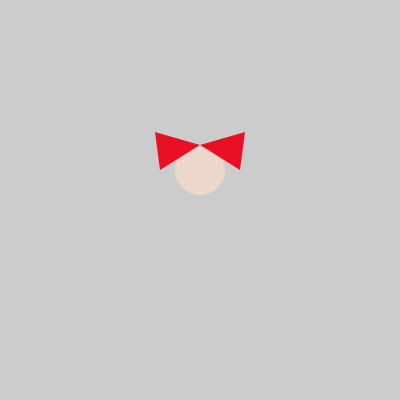
Frame 1 (no input)
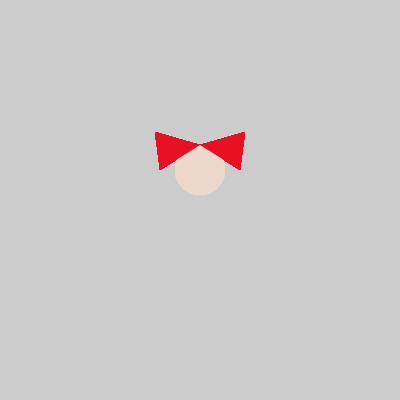
Frame 60 (the mouse pressed at the canvas centre just before this capture)
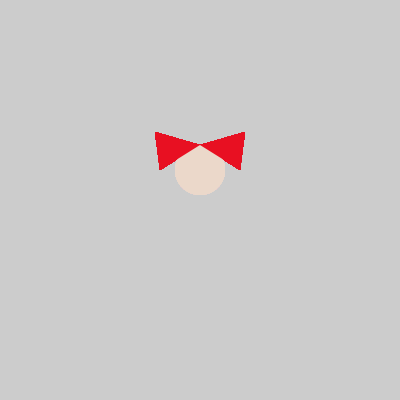
Frame 120 (the mouse held since frame 60 and released just before this capture)

The Processing sketch that drew these frames (run headless with seeded random() and noise(); from frame 60 on, the mouse is pressed at the canvas centre):

// Processing sketch: ElainaRamsay_ReimuFumo_W8
// ── ElainaRamsay_ReimuFumo_W8.pde
int selectedSize;
// int numOfReimu; // way to count how many spawned in 
Reimu reimu;


void setup(){
  size(400,400);
  selectedSize = 50;
  reimu = new Reimu(width/2, height/2, selectedSize);
}

void draw(){
  //showSelectedSize();
  reimu.display();
}

void showSelectedSize(){
  background(255);
  fill(0);
  textSize(20);
  text("Size: " + selectedSize, width-80,20);
}

void keyPressed() {
  if (key == 'e') {
    selectedSize +=1;
  } else if (key == 'E') {
    selectedSize +=10;
  } else if (key == 'q') {
    selectedSize -=1;
  } else if (key == 'Q') {
    selectedSize -=10;
  }
  if (selectedSize < 1){
    selectedSize = 1;
  }
  
  // add Upper bound?
  
}

// ── Reimu.pde
class Reimu {
  float centreX;
  float centreY;
  float size;
  color colourScheme;
  
  
  Reimu(float initX, float initY, float initSize){
    centreX = initX;
    centreY = initY;
    size = initSize;
    
    int colourChoice = int(random(0,2));
    if (colourChoice == 1) {
      colourScheme = #E81022; // red
    } else {
      colourScheme = #1C1AFF; // blue
    }
    
  }
 
  void display(){
    // ideally define by size
    // UNLESS SCALE(factor) WILL SAVE MY ASS
    noStroke();
    
    // draw head
    fill(#ebd8ca);
    float headX = centreX;
    float headY = centreY - 30;
    circle(headX,headY,size);
    
    // draw bow
    fill(colourScheme);
    float bowTop = headY - size/2;
    float bowWidth = size - 5;
    float bowHeight = size/2 - 25;
    float bowSlantX = 13;
    float bowSlantY = 5;
    triangle(headX, bowTop, headX-bowWidth, bowTop - bowSlantX, 
    headX-bowWidth + bowSlantY, headY + bowHeight);
    triangle(headX,bowTop, headX+bowWidth, bowTop - bowSlantX,
    headX+bowWidth - bowSlantY, headY + bowHeight);
    // draw body
  }
  
  
}
